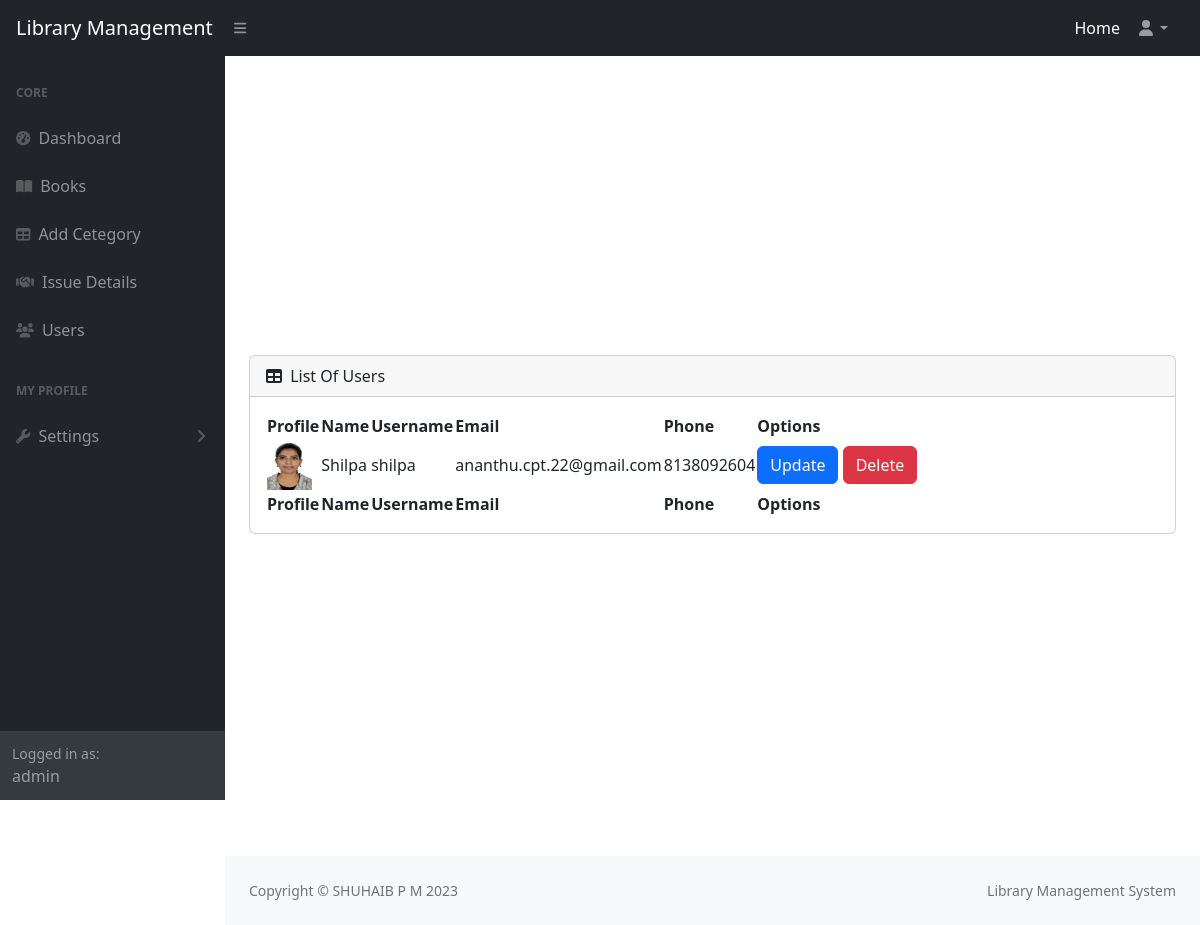
The app's page /user/ (signed in) with its own data.
### libraryApp/models.py (models this page shows, shortened)
class User(AbstractUser):
    email=models.EmailField(unique=True)
    option = (
        ('user','user'),
        ('staff','staff')
    )
    phone=models.CharField(max_length=15)
    role=models.CharField(max_length=100,choices=option,default="user")
    profile=models.ImageField(upload_to="profile",default="profile/default.jpeg",null=True,blank=True)
    otp=models.CharField(max_length=20)
    is_verified=models.BooleanField(default=False)

### libraryApp/views.py (the view)
# urls.py: path("user/",views.UserDetailsView.as_view(),name="user"),
@method_decorator(login_required,name="dispatch")
class UserDetailsView(View):
    def get(self,request):
        users=User.objects.filter(role="user")
        return render(request,"userdetail.html",{"users":users})

### libraryApp/authentication.py (called while the page is built)
def login_required(fn):
    def wrapper(request, *args, **kwargs):
        if request.user.is_authenticated and request.user.role != "user" :
            return fn(request, *args, **kwargs)
        else:
            messages.warning(request,"You Must Login First")
            return redirect("login")
    return wrapper

### libraryApp/context_processor.py (called while the page is built)
def library_status(request):
    total_books = Book.objects.count()
    total_copies = Book.objects.aggregate(total=models.Sum("total_copy"))["total"] or 0
    avl_books = Book.objects.aggregate(total=models.Sum("avl_copy"))["total"] or 0
    issued_books=Issue.objects.filter(status="issued").count()
    overdue_books=Issue.objects.filter(status="overdue").count()
    return {
        "total_books": total_books,
        "total_copies": total_copies,
        "avl_books": avl_books,
        "issued_books": issued_books,
        "overdue_books": overdue_books,
    }

### libraryApp/templates/userdetail.html
{% extends 'dashboard.html' %}
{% block main %}
<div class="d-flex flex-column w-100 vh-100 align-items-center justify-content-center">
    <div class="container-fluid px-4">
        <div id="section-table" class="card mb-4">
            <div class="card-header">
                <i class="fas fa-table me-1"></i>
                List Of Users
            </div>
            <div class="card-body">
                <table id="datatablesSimple" class="datatable">
                    <thead>
                        <tr>
                            <th>Profile</th>
                            <th>Name</th>
                            <th>Username</th>
                            <th>Email</th>
                            <th>Phone</th>
                            <th>Options</th>
                        </tr>
                    </thead>
                    <tfoot>
                        <tr>
                            <th>Profile</th>
                            <th>Name</th>
                            <th>Username</th>
                            <th>Email</th>
                            <th>Phone</th>
                            <th>Options</th>
                        </tr>
                    </tfoot>
                    <tbody>
                        {% for user in users %}
                        <tr>
                            <td>
                                <img src="{{user.profile.url}}" height="50px" width="45px" alt="img">
                            </td>
                            <td>{{user.first_name}}</td>
                            <td>{{user.username}}</td>
                            <td>{{user.email}}</td>
                            <td>{{user.phone}}</td>
                            <td>
                                <a href="{% url 'userupdate' user.id %}" class="btn btn-primary">Update</a>
                                <a href="{% url 'userdelete' user.id %}" class="btn btn-danger">Delete</a>
                            </td>
                        </tr>
                        {% endfor %}
                    </tbody>
                </table>
            </div>
        </div>
    </div>
</div>
{% endblock %}

### libraryApp/templates/dashboard.html (shortened to what this page needs)
{% load static %}
<!DOCTYPE html>
<html lang="en">
<head>
    <link href="https://cdn.jsdelivr.net/npm/simple-datatables@7.1.2/dist/style.min.css" rel="stylesheet" />
    <link href="{% static 'css/styles.css' %}" rel="stylesheet" />
</head>
<body class="sb-nav-fixed">
    <nav class="sb-topnav navbar navbar-expand navbar-dark bg-dark">
        <a class="navbar-brand ps-3" href="#">Library Management</a>
        <button class="btn btn-link btn-sm order-1 order-lg-0 me-4 me-lg-0" id="sidebarToggle" href="#!"><i
                class="fas fa-bars"></i></button>
        <ul class="navbar-nav ms-auto ms-md-0 me-3 me-lg-4">
            <li class="nav-item"><a class="nav-link active" aria-current="page" href="{% url 'home' %}">Home</a></li>
            <li class="nav-item dropdown">
                <a class="nav-link dropdown-toggle" id="navbarDropdown" href="#" role="button" data-bs-toggle="dropdown"
                    aria-expanded="false"><i class="fas fa-user fa-fw"></i></a>
            </li>
        </ul>
    </nav>
    <div id="layoutSidenav">
        <div id="layoutSidenav_nav">
            <nav class="sb-sidenav accordion sb-sidenav-dark" id="sidenavAccordion">
                <div class="sb-sidenav-menu">
                    <div class="nav">
                        <div class="sb-sidenav-menu-heading">Core</div>
                        <a class="nav-link" href="{% url 'dashboard' %}">
                            <div class="sb-nav-link-icon"><i class="fas fa-tachometer-alt"></i></div>
                            Dashboard
                        </a>
                        <a class="nav-link" href="{% url 'book' %}">
                            <div class="sb-nav-link-icon"><i class="fas fa-book-open"></i></div>
                            Books
                        </a>
                        <a class="nav-link" href="{% url 'category' %}">
                            <div class="sb-nav-link-icon"><i class="fas fa-table"></i></div>
                            Add Cetegory
                        </a>
                        <a class="nav-link" href="{% url 'issue' %}">
                            <div class="sb-nav-link-icon"><i class="fa fa-handshake"></i></div>
                            Issue Details
                        </a>
                        <a class="nav-link" href="{% url 'user' %}">
                            <div class="sb-nav-link-icon"><i class="fas fa-users"></i></div>
                            Users
                        </a>
                        <div class="sb-sidenav-menu-heading">My Profile</div>
                        <a class="nav-link collapsed" href="#" data-bs-toggle="collapse"
                            data-bs-target="#collapseLayouts" aria-expanded="false" aria-controls="collapseLayouts">
                            <div class="sb-nav-link-icon"><i class="fas fa-wrench"></i></div>
                            Settings
                            <div class="sb-sidenav-collapse-arrow"><i class="fas fa-angle-down"></i></div>
                        </a>
                    </div>
                </div>
                <div class="sb-sidenav-footer">
                    <div class="small">Logged in as:</div>
                    {{request.user}}
                </div>
            </nav>
        </div>
        <div id="layoutSidenav_content">
            <main>
                {% block main %}{% endblock %}
            </main>
            <footer class="py-4 bg-light mt-auto">
                <div class="container-fluid px-4">
                    <div class="d-flex align-items-center justify-content-between small">
                        <div class="text-muted">Copyright &copy; SHUHAIB P M 2023</div>
                        <div class="text-muted">
                            Library Management System
                        </div>
                    </div>
                </div>
            </footer>
        </div>
    </div>
</body>
</html>

### records on screen
User: user "admin"
User: profile (picture), first_name "Shilpa", username "shilpa", email "ananthu.cpt.22@gmail.com", phone "8138092604"
